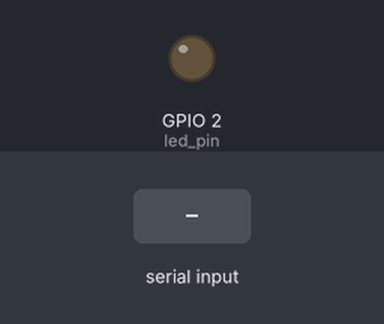
A sketch run on a simulated ESP32. On the bench: output pins drawn as LEDs (lit = HIGH). Inputs (shaded band) come from the test bench. What the sketch prints to the serial monitor is not drawn.

Above: at 1.8 s.
1.9 s: byte 30 received over Serial
At 3.0 s:
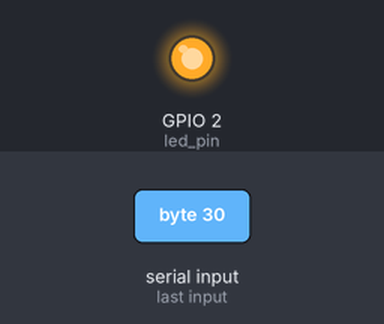
3.4 s: byte 90 received over Serial
4.9 s: byte 120 received over Serial
At 10.3 s:
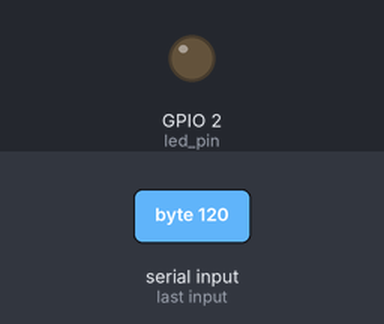
Timing chart, 0 to 11.8 s (numbered marks = the images above; inputs shaded):
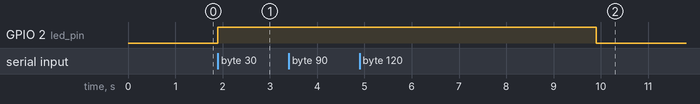

Measured:
- after the input at 1.9 s, GPIO 2 (led_pin): LOW → HIGH at once
- after the input at 3.4 s, every drawn part: stays the same
- after the input at 4.9 s, GPIO 2 (led_pin): HIGH → LOW after 5.0 s instead of 3.5 s

The sketch:

Timer_LedDimmer_InactiveActivity.ino
```cpp
// (licence header left out)
// Need to include timers library on vanilla FreeRTOS
//#include <timers.h>

// Use only core 1 for demo purposes
#if CONFIG_FREERTOS_UNICORE
  static const BaseType_t app_cpu = 0;
#else
  static const BaseType_t app_cpu = 1;
#endif

// Settings
static const TickType_t LedInactive_Delay = 5000 / portTICK_PERIOD_MS;

// Pins (change this if your Arduino board does not have LED_BUILTIN defined)
static const int led_pin = LED_BUILTIN;

// Globals
static TimerHandle_t one_shot_timer = NULL;

//*****************************************************************************
// Callbacks

// Turn off LED when timer expires
void autoDimmerCallback(TimerHandle_t xTimer) {
  digitalWrite(led_pin, LOW);
}

//*****************************************************************************
// Tasks

// Echo things back to serial port, turn on LED when while entering input
void doCLI(void *parameters) {

  char key;

  // Configure LED pin
  pinMode(led_pin, OUTPUT);

  while (1) {

    // See if there are things in the input serial buffer
    if (Serial.available() > 0) {

      // If so, echo everything back to the serial port
      key = Serial.read();
      Serial.print(key);

      // Turn on the LED
      digitalWrite(led_pin, HIGH);

      // Start timer (if timer is already running, this will act as
      // xTimerReset() instead)
      xTimerStart(one_shot_timer, portMAX_DELAY);
    }
  }
}

//*****************************************************************************
// Main (runs as its own task with priority 1 on core 1)

void setup() {

  // Configure Serial
  Serial.begin(115200);

  // Wait a moment to start (so we don't miss Serial output)
  vTaskDelay(1000 / portTICK_PERIOD_MS);
  Serial.println();
  Serial.println("---FreeRTOS Timer Solution---");

  // Create a one-shot timer
  one_shot_timer = xTimerCreate(
                      "One-shot timer",     // Name of timer
                      LedInactive_Delay,            // Period of timer (in ticks)
                      pdFALSE,              // Auto-reload
                      (void *)0,            // Timer ID
                      autoDimmerCallback);  // Callback function

  // Start command line interface (CLI) task
  xTaskCreatePinnedToCore(doCLI,
                          "Do CLI",
                          1024,
                          NULL,
                          1,
                          NULL,
                          app_cpu);

  // Delete "setup and loop" task
  vTaskDelete(NULL);
}

void loop() {
  // Execution should never get here
}
```
